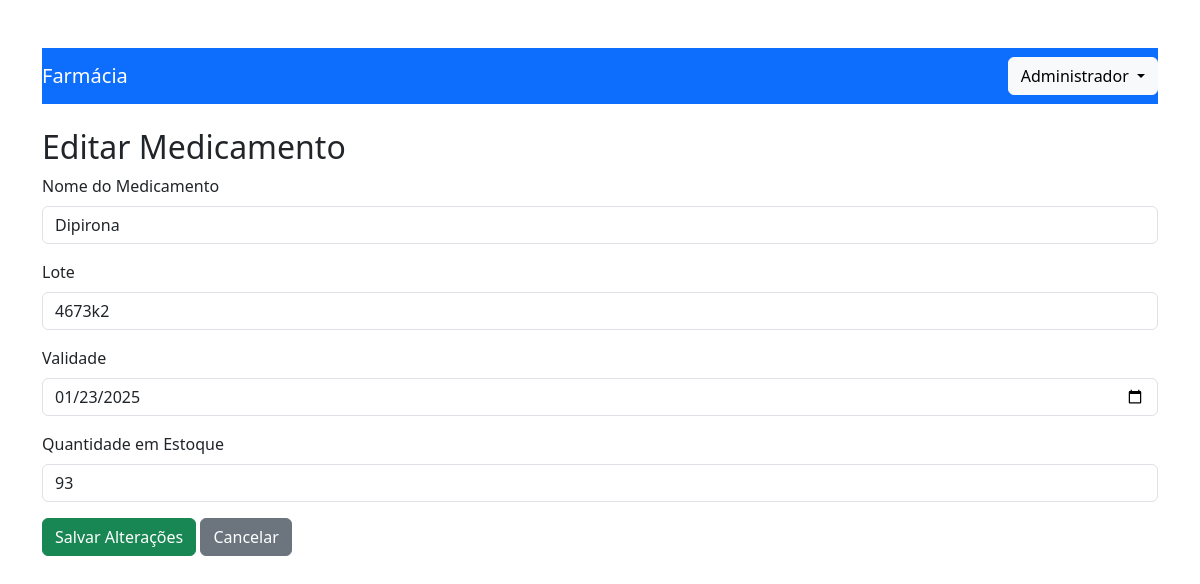
Page /editar_medicamento.php?id=1 (signed in) on the committed database.
### tables this page shows
CREATE TABLE `medicamentos` (
  `id` int NOT NULL AUTO_INCREMENT,
  `nome` varchar(100) NOT NULL,
  `lote` varchar(50) DEFAULT NULL,
  `validade` date DEFAULT NULL,
  `estoque` int DEFAULT '0',
  `ativo` tinyint(1) DEFAULT '1',
  `data_compra` date DEFAULT NULL,
  `medicamento_especial` tinyint DEFAULT '0',
  PRIMARY KEY (`id`),
  KEY `idx_medicamentos_nome` (`nome`)
);

### editar_medicamento.php (the view, shortened to what this page needs)
<?php
$host = 'localhost';
$db   = 'estoque_farmacia';
$user = 'farmacia_user';
$pass = 'senha_forte';
try {
    $pdo = new PDO("mysql:host=$host;dbname=$db;charset=utf8", $user, $pass);
    $pdo->setAttribute(PDO::ATTR_ERRMODE, PDO::ERRMODE_EXCEPTION);
    if (isset($_GET['id'])) {
        $id = $_GET['id'];
        $stmt = $pdo->prepare("SELECT * FROM medicamentos WHERE id = ?");
        $stmt->execute([$id]);
        $medicamento = $stmt->fetch(PDO::FETCH_ASSOC);
    }
} catch (PDOException $e) {
    die("Erro: " . $e->getMessage());
}
?>
<!DOCTYPE html>
<html lang="pt-BR">
<head>
    <link href="https://cdn.jsdelivr.net/npm/bootstrap@5.3.0/dist/css/bootstrap.min.css" rel="stylesheet">
</head>
<?php include 'cabecalho.php'; ?>
<body class="container mt-5">
<h2>Editar Medicamento</h2>
<form method="POST">
    <div class="mb-3">
        <label for="nome" class="form-label">Nome do Medicamento</label>
        <input type="text" class="form-control" name="nome" value="<?= htmlspecialchars($medicamento['nome']); ?>" required>
    </div>
    <div class="mb-3">
        <label for="lote" class="form-label">Lote</label>
        <input type="text" class="form-control" name="lote" value="<?= htmlspecialchars($medicamento['lote']); ?>" required>
    </div>
    <div class="mb-3">
        <label for="validade" class="form-label">Validade</label>
        <input type="date" class="form-control" name="validade" value="<?= $medicamento['validade']; ?>" required>
    </div>
    <div class="mb-3">
        <label for="estoque" class="form-label">Quantidade em Estoque</label>
        <input type="number" class="form-control" name="estoque" value="<?= $medicamento['estoque']; ?>" required>
    </div>
    <button type="submit" class="btn btn-success">Salvar Alterações</button>
    <a href="consulta_estoque.php" class="btn btn-secondary">Cancelar</a>
</form>
</body>
</html>

### rows in the picture
medicamentos: nome "Dipirona", lote "4673k2", validade "01/23/2025", estoque "93"

### other values in the picture
$_SESSION['usuario_nome'] "Administrador"
